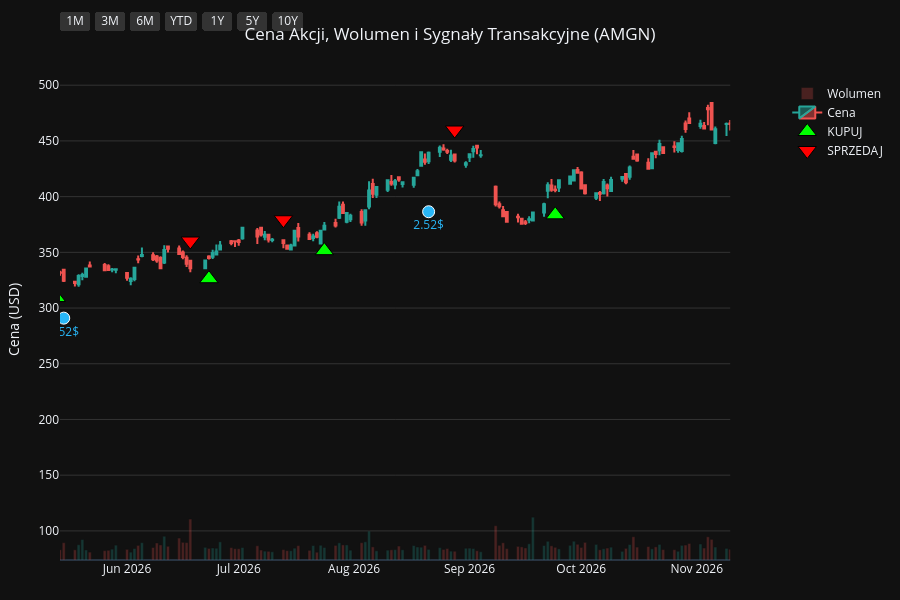
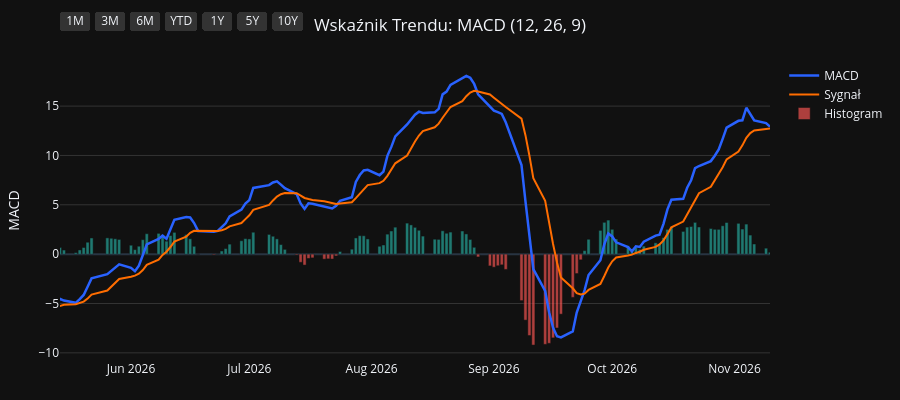
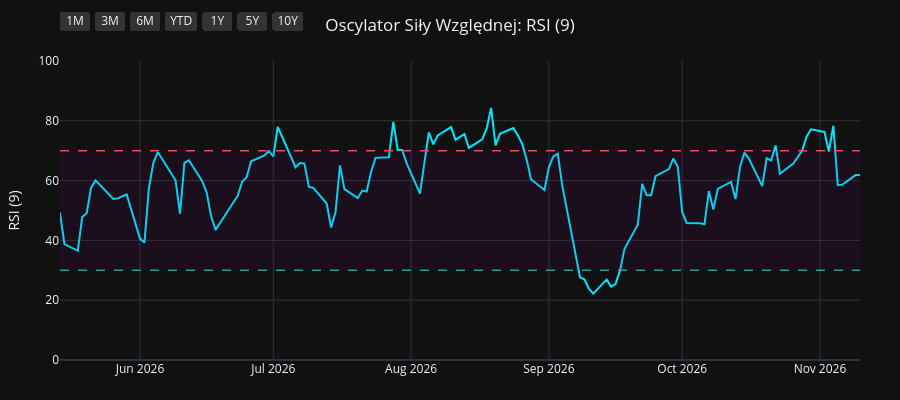
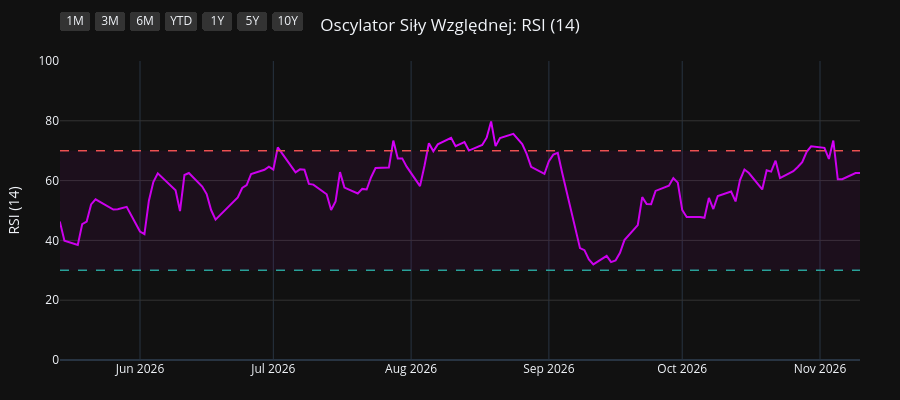

The notebook cell saved with these charts, in order:
### Code cell
import os
import yfinance as yf
import pandas as pd
import pandas_ta as ta
import plotly.graph_objects as go
from plotly.subplots import make_subplots

# 1. Pobranie i przygotowanie danych
symbol = os.environ.get("STOCK_TICKER", "").strip().upper()
if not symbol:
    raise RuntimeError("Set STOCK_TICKER before running price_extractor.ipynb")
df = yf.Ticker(symbol).history(period="10y")
df.index = df.index.tz_localize(None)

# Wskaźniki i sygnały
df.ta.macd(fast=12, slow=26, signal=9, append=True)
df.ta.rsi(length=9, append=True)
df.ta.rsi(length=14, append=True)
df.ta.rsi(length=21, append=True)
df.dropna(inplace=True)

macd = df['MACD_12_26_9']
signal = df['MACDs_12_26_9']
wczorajszy_macd = macd.shift(1)
wczorajszy_signal = signal.shift(1)

df['Decyzja'] = 'BRAK'
df.loc[(macd > signal) & (wczorajszy_macd <= wczorajszy_signal), 'Decyzja'] = 'KUPUJ'
df.loc[(macd < signal) & (wczorajszy_macd >= wczorajszy_signal), 'Decyzja'] = 'SPRZEDAJ'

df_kupuj = df[df['Decyzja'] == 'KUPUJ']
df_sprzedaj = df[df['Decyzja'] == 'SPRZEDAJ']
df_dywidendy = df[df['Dividends'] > 0]
df_splity = df[df['Stock Splits'] > 0]

# Wspólna konfiguracja osi X
konfiguracja_osi_x = dict(
    type="date",
    showspikes=True, spikemode="across", spikesnap="cursor", spikedash="dot", spikecolor="#ffffff", spikethickness=1, hoverformat="%Y-%m-%d",
    rangeselector=dict(
        buttons=list([
            dict(count=1, label="1M", step="month", stepmode="backward"),
            dict(count=3, label="3M", step="month", stepmode="backward"),
            dict(count=6, label="6M", step="month", stepmode="backward"),
            dict(count=1, label="YTD", step="year", stepmode="todate"),
            dict(count=1, label="1Y", step="year", stepmode="backward"),
            dict(count=5, label="5Y", step="year", stepmode="backward"),
            dict(step="all", label="10Y")
        ]),
        bgcolor="#333333", activecolor="#2962ff", x=0, y=1.1
    )
)

# ==========================================
# WYKRES 1: CENA + WOLUMEN + SYGNAŁY
# ==========================================
fig1 = make_subplots(specs=[[{"secondary_y": True}]])

kolory_wolumenu = ['#26a69a' if row['Close'] >= row['Open'] else '#ef5350' for index, row in df.iterrows()]
fig1.add_trace(go.Bar(x=df.index, y=df['Volume'], marker_color=kolory_wolumenu, opacity=0.25, name='Wolumen'), secondary_y=True)
fig1.add_trace(go.Candlestick(x=df.index, open=df['Open'], high=df['High'], low=df['Low'], close=df['Close'], name='Cena', increasing_line_color='#26a69a', decreasing_line_color='#ef5350'), secondary_y=False)
fig1.add_trace(go.Scatter(x=df_kupuj.index, y=df_kupuj['Low'] * 0.95, customdata=df_kupuj[['Low', 'High']], mode='markers', marker=dict(symbol='triangle-up', size=16, color='#00ff00', line=dict(width=1, color='black')), name='KUPUJ', hovertemplate='KUPUJ<br>Najniższa: %{customdata[0]:.2f}<br>Najwyższa: %{customdata[1]:.2f}<extra></extra>'), secondary_y=False)
fig1.add_trace(go.Scatter(x=df_sprzedaj.index, y=df_sprzedaj['High'] * 1.05, customdata=df_sprzedaj[['Low', 'High']], mode='markers', marker=dict(symbol='triangle-down', size=16, color='#ff0000', line=dict(width=1, color='black')), name='SPRZEDAJ', hovertemplate='SPRZEDAJ<br>Najniższa: %{customdata[0]:.2f}<br>Najwyższa: %{customdata[1]:.2f}<extra></extra>'), secondary_y=False)

if not df_dywidendy.empty:
    fig1.add_trace(go.Scatter(x=df_dywidendy.index, y=df_dywidendy['Low'] * 0.90, mode='markers+text', marker=dict(symbol='circle', size=12, color='#29b6f6', line=dict(width=1, color='white')), text=df_dywidendy['Dividends'].apply(lambda x: f"{x}$"), textposition="bottom center", name='Dywidenda', showlegend=False, hovertemplate='Dywidenda: %{text}<extra></extra>', textfont=dict(color="#29b6f6")), secondary_y=False)
if not df_splity.empty:
                    fig1.add_trace(go.Scatter(x=df_splity.index, y=df_splity['High'], mode='markers+text', marker=dict(symbol='star', size=16, color='#ffee58', line=dict(width=1, color='black')), text=df_splity['Stock Splits'].apply(lambda x: f"{x:g}:1" if x >= 1 else f"1:{1 / x:g}"), textposition="top center", name='Split', hovertemplate='%{text}<extra></extra>', textfont=dict(color="#ffee58")), secondary_y=False)

fig1.update_layout(title=dict(text=f"Cena Akcji, Wolumen i Sygnały Transakcyjne ({symbol})", x=0.5, xanchor='center'), dragmode='pan', xaxis_rangeslider_visible=False, template='plotly_dark', height=600, hovermode='x unified', margin=dict(l=60, r=40, t=60, b=40))
fig1.update_xaxes(**konfiguracja_osi_x)
fig1.update_xaxes(range=[df.index.max() - pd.Timedelta(days=180), df.index.max()])
fig1.update_yaxes(title_text="Cena (USD)", secondary_y=False, gridcolor='#333333')
fig1.update_yaxes(range=[0, df['Volume'].max() * 4], showgrid=False, showticklabels=False, secondary_y=True)
fig1.show(config={'scrollZoom': True})

# ==========================================
# WYKRES 2: WSKAŹNIK MACD
# ==========================================
fig2 = go.Figure()
fig2.add_trace(go.Scatter(x=df.index, y=df['MACD_12_26_9'], line=dict(color='#2962ff', width=2.5), name='MACD'))
fig2.add_trace(go.Scatter(x=df.index, y=df['MACDs_12_26_9'], line=dict(color='#ff6d00', width=2), name='Sygnał'))
kolory_macd = ['#26a69a' if val >= 0 else '#ef5350' for val in df['MACDh_12_26_9']]
fig2.add_trace(go.Bar(x=df.index, y=df['MACDh_12_26_9'], marker_color=kolory_macd, name='Histogram', opacity=0.7))
fig2.update_layout(title=dict(text="Wskaźnik Trendu: MACD (12, 26, 9)", x=0.5, xanchor='center'), dragmode='pan', xaxis_rangeslider_visible=False, template='plotly_dark', height=400, hovermode='x unified', margin=dict(l=60, r=40, t=60, b=40))
fig2.update_xaxes(**konfiguracja_osi_x)
fig2.update_xaxes(range=[df.index.max() - pd.Timedelta(days=180), df.index.max()])
fig2.update_yaxes(title_text="MACD", gridcolor='#333333')
fig2.show(config={'scrollZoom': True})

# ==========================================
# WYKRES 3: OSCYLATOR RSI (9)
# ==========================================
fig3 = go.Figure()
fig3.add_trace(go.Scatter(x=df.index, y=df['RSI_9'], line=dict(color='#00e5ff', width=2), name='RSI (9)'))
fig3.add_hline(y=70, line_dash="dash", line_color="#ef5350", line_width=1.5)
fig3.add_hline(y=30, line_dash="dash", line_color="#26a69a", line_width=1.5)
fig3.add_hrect(y0=30, y1=70, line_width=0, fillcolor="purple", opacity=0.1)
fig3.update_layout(title=dict(text="Oscylator Siły Względnej: RSI (9)", x=0.5, xanchor='center'), dragmode='pan', xaxis_rangeslider_visible=False, template='plotly_dark', height=400, hovermode='x unified', margin=dict(l=60, r=40, t=60, b=40))
fig3.update_xaxes(**konfiguracja_osi_x)
fig3.update_xaxes(range=[df.index.max() - pd.Timedelta(days=180), df.index.max()])
fig3.update_yaxes(title_text="RSI (9)", range=[0, 100], gridcolor='#333333')
fig3.show(config={'scrollZoom': True})

# ==========================================
# WYKRES 4: OSCYLATOR RSI (14)
# ==========================================
fig4 = go.Figure()
fig4.add_trace(go.Scatter(x=df.index, y=df['RSI_14'], line=dict(color='#d500f9', width=2), name='RSI (14)'))
fig4.add_hline(y=70, line_dash="dash", line_color="#ef5350", line_width=1.5)
fig4.add_hline(y=30, line_dash="dash", line_color="#26a69a", line_width=1.5)
fig4.add_hrect(y0=30, y1=70, line_width=0, fillcolor="purple", opacity=0.1)
fig4.update_layout(title=dict(text="Oscylator Siły Względnej: RSI (14)", x=0.5, xanchor='center'), dragmode='pan', xaxis_rangeslider_visible=False, template='plotly_dark', height=400, hovermode='x unified', margin=dict(l=60, r=40, t=60, b=40))
fig4.update_xaxes(**konfiguracja_osi_x)
fig4.update_xaxes(range=[df.index.max() - pd.Timedelta(days=180), df.index.max()])
fig4.update_yaxes(title_text="RSI (14)", range=[0, 100], gridcolor='#333333')
fig4.show(config={'scrollZoom': True})

# ==========================================
# WYKRES 5: OSCYLATOR RSI (21)
# ==========================================
fig5 = go.Figure()
fig5.add_trace(go.Scatter(x=df.index, y=df['RSI_21'], line=dict(color='#64dd17', width=2), name='RSI (21)'))
fig5.add_hline(y=70, line_dash="dash", line_color="#ef5350", line_width=1.5)
fig5.add_hline(y=30, line_dash="dash", line_color="#26a69a", line_width=1.5)
fig5.add_hrect(y0=30, y1=70, line_width=0, fillcolor="purple", opacity=0.1)
fig5.update_layout(title=dict(text="Oscylator Siły Względnej: RSI (21)", x=0.5, xanchor='center'), dragmode='pan', xaxis_rangeslider_visible=False, template='plotly_dark', height=400, hovermode='x unified', margin=dict(l=60, r=40, t=60, b=40))
fig5.update_xaxes(**konfiguracja_osi_x)
fig5.update_xaxes(range=[df.index.max() - pd.Timedelta(days=180), df.index.max()])
fig5.update_yaxes(title_text="RSI (21)", range=[0, 100], gridcolor='#333333')
fig5.show(config={'scrollZoom': True})

### Figure 1 — Plotly figure (JSON) as saved in the notebook; plotly's stock layout.template omitted (floating-point values rounded to 4 significant figures; data arrays with more than 128 entries replaced by an {"elided": "..."} marker saying what was removed)
{"data": [{"marker": {"color": {"elided": "2479 str values"}}, "name": "Wolumen", "opacity": 0.25, "type": "bar", "x": {"elided": "2479 str values"}, "xaxis": "x", "y": {"elided": "2479 int values"}, "yaxis": "y2"}, {"close": {"elided": "2479 float values"}, "decreasing": {"line": {"color": "#ef5350"}}, "high": {"elided": "2479 float values"}, "increasing": {"line": {"color": "#26a69a"}}, "low": {"elided": "2479 float values"}, "name": "Cena", "open": {"elided": "2479 float values"}, "type": "candlestick", "x": {"elided": "2479 str values"}, "xaxis": "x", "yaxis": "y"}, {"customdata": {"elided": "93x2 float values"}, "hovertemplate": "KUPUJ<br>Najniższa: %{customdata[0]:.2f}<br>Najwyższa: %{customdata[1]:.2f}<extra></extra>", "marker": {"color": "#00ff00", "line": {"color": "black", "width": 1}, "size": 16, "symbol": "triangle-up"}, "mode": "markers", "name": "KUPUJ", "type": "scatter", "x": ["2017-01-03T00:00:00", "2017-02-01T00:00:00", "2017-04-20T00:00:00", "2017-04-24T00:00:00", "2017-06-02T00:00:00", "2017-07-14T00:00:00", "2017-08-28T00:00:00", "2017-11-21T00:00:00", "2018-01-03T00:00:00", "2018-02-20T00:00:00", "2018-04-11T00:00:00", "2018-05-11T00:00:00", "2018-07-06T00:00:00", "2018-08-02T00:00:00", "2018-08-22T00:00:00", "2018-08-29T00:00:00", "2018-09-13T00:00:00", "2018-11-07T00:00:00", "2018-12-31T00:00:00", "2019-02-19T00:00:00", "2019-03-14T00:00:00", "2019-03-29T00:00:00", "2019-05-21T00:00:00", "2019-07-31T00:00:00", "2019-10-09T00:00:00", "2019-12-17T00:00:00", "2020-02-07T00:00:00", "2020-03-18T00:00:00", "2020-03-24T00:00:00", "2020-06-18T00:00:00", "2020-08-25T00:00:00", "2020-09-30T00:00:00", "2020-11-04T00:00:00", "2020-12-03T00:00:00", "2020-12-31T00:00:00", "2021-03-10T00:00:00", "2021-04-16T00:00:00", "2021-05-10T00:00:00", "2021-06-10T00:00:00", "2021-08-31T00:00:00", "2021-09-17T00:00:00", "2021-09-23T00:00:00", "2021-09-29T00:00:00", "2021-10-19T00:00:00", "2021-12-06T00:00:00", "2022-01-11T00:00:00", "2022-02-08T00:00:00", "2022-03-02T00:00:00", "2022-05-13T00:00:00", "2022-06-24T00:00:00", "2022-07-25T00:00:00", "2022-08-10T00:00:00", "2022-09-09T00:00:00", "2022-09-29T00:00:00", "2023-01-06T00:00:00", "2023-02-17T00:00:00", "2023-03-13T00:00:00", "2023-06-05T00:00:00", "2023-07-03T00:00:00", "2023-07-11T00:00:00", "2023-08-04T00:00:00", "2023-09-20T00:00:00", "2023-10-11T00:00:00", "2023-11-15T00:00:00", "2023-11-30T00:00:00", "2024-02-01T00:00:00", "2024-03-13T00:00:00", "2024-03-19T00:00:00", "2024-04-22T00:00:00", "2024-06-24T00:00:00", "2024-07-10T00:00:00", "2024-08-21T00:00:00", "2024-08-23T00:00:00", "2024-09-13T00:00:00", "2024-10-11T00:00:00", "2024-10-31T00:00:00", "2024-12-11T00:00:00", "2024-12-24T00:00:00", "2025-04-29T00:00:00", "2025-05-16T00:00:00", "2025-07-02T00:00:00", "2025-08-20T00:00:00", "2025-09-19T00:00:00", "2025-09-30T00:00:00", "2025-11-05T00:00:00", "2025-12-26T00:00:00", "2026-01-07T00:00:00", "2026-01-21T00:00:00", "2026-04-09T00:00:00", "2026-05-13T00:00:00", "2026-06-23T00:00:00", "2026-07-24T00:00:00", "2026-09-24T00:00:00"], "xaxis": "x", "y": [104.4, 111.5, 115.1, 115.7, 113.0, 125.6, 123.4, 123.2, 128.2, 133.9, 126.2, 125.0, 139.3, 142.8, 146.1, 146.9, 148.7, 143.2, 143.9, 141.4, 140.7, 142.7, 128.7, 135.8, 150.7, 186.7, 176.2, 153.3, 148.1, 177.1, 190.2, 196.0, 177.8, 179.4, 179.7, 183.5, 204.1, 202.0, 193.0, 181.6, 175.5, 172.6, 172.3, 165.1, 168.9, 187.0, 190.4, 185.8, 199.5, 202.5, 205.5, 207.2, 205.8, 190.7, 227.6, 199.4, 196.7, 188.2, 189.4, 191.5, 204.1, 229.2, 238.1, 234.5, 234.0, 274.5, 242.7, 237.7, 238.0, 273.5, 279.5, 293.3, 291.0, 292.6, 286.3, 282.3, 244.0, 235.6, 253.6, 245.5, 265.4, 271.2, 256.4, 253.3, 279.3, 308.0, 309.2, 306.6, 324.7, 309.4, 326.3, 351.5, 383.7], "yaxis": "y"}, {"customdata": {"elided": "92x2 float values"}, "hovertemplate": "SPRZEDAJ<br>Najniższa: %{customdata[0]:.2f}<br>Najwyższa: %{customdata[1]:.2f}<extra></extra>", "marker": {"color": "#ff0000", "line": {"color": "black", "width": 1}, "size": 16, "symbol": "triangle-down"}, "mode": "markers", "name": "SPRZEDAJ", "type": "scatter", "x": ["2017-01-19T00:00:00", "2017-03-07T00:00:00", "2017-04-21T00:00:00", "2017-05-11T00:00:00", "2017-07-07T00:00:00", "2017-07-26T00:00:00", "2017-09-25T00:00:00", "2017-12-28T00:00:00", "2018-01-31T00:00:00", "2018-03-19T00:00:00", "2018-05-03T00:00:00", "2018-06-18T00:00:00", "2018-07-19T00:00:00", "2018-08-09T00:00:00", "2018-08-23T00:00:00", "2018-09-04T00:00:00", "2018-10-04T00:00:00", "2018-12-10T00:00:00", "2019-01-28T00:00:00", "2019-03-07T00:00:00", "2019-03-27T00:00:00", "2019-04-15T00:00:00", "2019-07-08T00:00:00", "2019-09-03T00:00:00", "2019-12-05T00:00:00", "2019-12-19T00:00:00", "2020-02-24T00:00:00", "2020-03-20T00:00:00", "2020-05-04T00:00:00", "2020-07-23T00:00:00", "2020-09-09T00:00:00", "2020-10-09T00:00:00", "2020-11-20T00:00:00", "2020-12-22T00:00:00", "2021-01-29T00:00:00", "2021-04-08T00:00:00", "2021-04-26T00:00:00", "2021-05-24T00:00:00", "2021-07-26T00:00:00", "2021-09-09T00:00:00", "2021-09-22T00:00:00", "2021-09-28T00:00:00", "2021-10-08T00:00:00", "2021-11-16T00:00:00", "2022-01-06T00:00:00", "2022-01-19T00:00:00", "2022-02-14T00:00:00", "2022-04-22T00:00:00", "2022-06-06T00:00:00", "2022-07-21T00:00:00", "2022-08-01T00:00:00", "2022-08-23T00:00:00", "2022-09-12T00:00:00", "2022-11-18T00:00:00", "2023-01-19T00:00:00", "2023-03-09T00:00:00", "2023-04-19T00:00:00", "2023-06-30T00:00:00", "2023-07-07T00:00:00", "2023-08-02T00:00:00", "2023-08-23T00:00:00", "2023-10-02T00:00:00", "2023-10-23T00:00:00", "2023-11-20T00:00:00", "2024-01-18T00:00:00", "2024-02-06T00:00:00", "2024-03-14T00:00:00", "2024-04-05T00:00:00", "2024-05-23T00:00:00", "2024-07-02T00:00:00", "2024-07-29T00:00:00", "2024-08-22T00:00:00", "2024-09-05T00:00:00", "2024-09-25T00:00:00", "2024-10-21T00:00:00", "2024-11-12T00:00:00", "2024-12-16T00:00:00", "2025-03-13T00:00:00", "2025-05-06T00:00:00", "2025-06-23T00:00:00", "2025-07-30T00:00:00", "2025-08-27T00:00:00", "2025-09-26T00:00:00", "2025-10-24T00:00:00", "2025-12-01T00:00:00", "2025-12-30T00:00:00", "2026-01-09T00:00:00", "2026-03-03T00:00:00", "2026-04-27T00:00:00", "2026-06-18T00:00:00", "2026-07-13T00:00:00", "2026-08-28T00:00:00"], "xaxis": "x", "y": [122.1, 141.1, 128.5, 126.8, 136.9, 142.3, 150.6, 142.7, 155.1, 152.7, 138.4, 151.1, 157.9, 160.8, 163.0, 164.7, 170.8, 161.7, 161.9, 153.2, 157.8, 161.6, 156.1, 176.7, 200.0, 208.1, 193.0, 174.0, 200.7, 225.5, 216.1, 209.2, 197.9, 199.1, 216.7, 220.9, 227.4, 226.1, 221.5, 198.3, 194.6, 193.0, 188.9, 189.4, 205.4, 212.4, 207.4, 233.9, 229.3, 227.4, 228.6, 229.0, 224.4, 269.9, 246.4, 216.8, 232.7, 212.4, 211.5, 221.8, 249.4, 257.7, 268.8, 258.0, 295.6, 316.3, 270.3, 266.2, 306.3, 306.7, 328.7, 325.7, 328.1, 325.7, 318.1, 317.6, 271.7, 318.2, 278.9, 294.6, 309.7, 296.5, 281.5, 300.3, 353.9, 339.3, 341.7, 395.5, 360.6, 360.1, 379.2, 459.8], "yaxis": "y"}, {"hovertemplate": "Dywidenda: %{text}<extra></extra>", "marker": {"color": "#29b6f6", "line": {"color": "white", "width": 1}, "size": 12, "symbol": "circle"}, "mode": "markers+text", "name": "Dywidenda", "showlegend": false, "text": ["1.15$", "1.15$", "1.15$", "1.15$", "1.32$", "1.32$", "1.32$", "1.32$", "1.45$", "1.45$", "1.45$", "1.45$", "1.6$", "1.6$", "1.6$", "1.6$", "1.76$", "1.76$", "1.76$", "1.76$", "1.94$", "1.94$", "1.94$", "1.94$", "2.13$", "2.13$", "2.13$", "2.13$", "2.25$", "2.25$", "2.25$", "2.25$", "2.38$", "2.38$", "2.38$", "2.38$", "2.52$", "2.52$", "2.52$"], "textfont": {"color": "#29b6f6"}, "textposition": "bottom center", "type": "scatter", "x": ["2017-02-13T00:00:00", "2017-05-15T00:00:00", "2017-08-15T00:00:00", "2017-11-16T00:00:00", "2018-02-14T00:00:00", "2018-05-16T00:00:00", "2018-08-16T00:00:00", "2018-11-15T00:00:00", "2019-02-14T00:00:00", "2019-05-16T00:00:00", "2019-08-14T00:00:00", "2019-11-14T00:00:00", "2020-02-13T00:00:00", "2020-05-15T00:00:00", "2020-08-14T00:00:00", "2020-11-13T00:00:00", "2021-02-11T00:00:00", "2021-05-14T00:00:00", "2021-08-16T00:00:00", "2021-11-15T00:00:00", "2022-02-14T00:00:00", "2022-05-16T00:00:00", "2022-08-17T00:00:00", "2022-11-16T00:00:00", "2023-02-14T00:00:00", "2023-05-17T00:00:00", "2023-08-17T00:00:00", "2023-11-16T00:00:00", "2024-02-15T00:00:00", "2024-05-16T00:00:00", "2024-08-16T00:00:00", "2024-11-18T00:00:00", "2025-02-14T00:00:00", "2025-05-16T00:00:00", "2025-08-22T00:00:00", "2025-11-21T00:00:00", "2026-02-13T00:00:00", "2026-05-15T00:00:00", "2026-08-21T00:00:00"], "xaxis": "x", "y": [112.9, 108.2, 116.6, 116.7, 121.2, 119.8, 136.2, 133.1, 133.2, 122.5, 144.7, 156.6, 164.5, 173.9, 178.6, 177.1, 177.6, 192.0, 175.6, 160.9, 173.0, 190.5, 198.8, 226.4, 193.3, 179.9, 216.6, 222.1, 238.6, 261.5, 271.6, 236.2, 250.1, 232.6, 256.9, 295.2, 321.2, 290.9, 386.4], "yaxis": "y"}], "layout": {"dragmode": "pan", "height": 600, "hovermode": "x unified", "margin": {"b": 40, "l": 60, "r": 40, "t": 60}, "title": {"text": "Cena Akcji, Wolumen i Sygnały Transakcyjne (AMGN)", "x": 0.5, "xanchor": "center"}, "xaxis": {"anchor": "y", "domain": [0.0, 0.94], "hoverformat": "%Y-%m-%d", "range": ["2026-05-14T00:00:00", "2026-11-10T00:00:00"], "rangeselector": {"activecolor": "#2962ff", "bgcolor": "#333333", "buttons": [{"count": 1, "label": "1M", "step": "month", "stepmode": "backward"}, {"count": 3, "label": "3M", "step": "month", "stepmode": "backward"}, {"count": 6, "label": "6M", "step": "month", "stepmode": "backward"}, {"count": 1, "label": "YTD", "step": "year", "stepmode": "todate"}, {"count": 1, "label": "1Y", "step": "year", "stepmode": "backward"}, {"count": 5, "label": "5Y", "step": "year", "stepmode": "backward"}, {"label": "10Y", "step": "all"}], "x": 0, "y": 1.1}, "rangeslider": {"visible": false}, "showspikes": true, "spikecolor": "#ffffff", "spikedash": "dot", "spikemode": "across", "spikesnap": "cursor", "spikethickness": 1, "type": "date"}, "yaxis": {"anchor": "x", "domain": [0.0, 1.0], "gridcolor": "#333333", "title": {"text": "Cena (USD)"}}, "yaxis2": {"anchor": "x", "overlaying": "y", "range": [0, 95747200], "showgrid": false, "showticklabels": false, "side": "right"}}}

### Figure 2 — Plotly figure (JSON) as saved in the notebook; plotly's stock layout.template omitted (floating-point values rounded to 4 significant figures; data arrays with more than 128 entries replaced by an {"elided": "..."} marker saying what was removed)
{"data": [{"line": {"color": "#2962ff", "width": 2.5}, "name": "MACD", "type": "scatter", "x": {"elided": "2479 str values"}, "y": {"elided": "2479 float values"}}, {"line": {"color": "#ff6d00", "width": 2}, "name": "Sygnał", "type": "scatter", "x": {"elided": "2479 str values"}, "y": {"elided": "2479 float values"}}, {"marker": {"color": {"elided": "2479 str values"}}, "name": "Histogram", "opacity": 0.7, "type": "bar", "x": {"elided": "2479 str values"}, "y": {"elided": "2479 float values"}}], "layout": {"dragmode": "pan", "height": 400, "hovermode": "x unified", "margin": {"b": 40, "l": 60, "r": 40, "t": 60}, "title": {"text": "Wskaźnik Trendu: MACD (12, 26, 9)", "x": 0.5, "xanchor": "center"}, "xaxis": {"hoverformat": "%Y-%m-%d", "range": ["2026-05-14T00:00:00", "2026-11-10T00:00:00"], "rangeselector": {"activecolor": "#2962ff", "bgcolor": "#333333", "buttons": [{"count": 1, "label": "1M", "step": "month", "stepmode": "backward"}, {"count": 3, "label": "3M", "step": "month", "stepmode": "backward"}, {"count": 6, "label": "6M", "step": "month", "stepmode": "backward"}, {"count": 1, "label": "YTD", "step": "year", "stepmode": "todate"}, {"count": 1, "label": "1Y", "step": "year", "stepmode": "backward"}, {"count": 5, "label": "5Y", "step": "year", "stepmode": "backward"}, {"label": "10Y", "step": "all"}], "x": 0, "y": 1.1}, "rangeslider": {"visible": false}, "showspikes": true, "spikecolor": "#ffffff", "spikedash": "dot", "spikemode": "across", "spikesnap": "cursor", "spikethickness": 1, "type": "date"}, "yaxis": {"gridcolor": "#333333", "title": {"text": "MACD"}}}}

### Figure 3 — Plotly figure (JSON) as saved in the notebook; plotly's stock layout.template omitted (floating-point values rounded to 4 significant figures; data arrays with more than 128 entries replaced by an {"elided": "..."} marker saying what was removed)
{"data": [{"line": {"color": "#00e5ff", "width": 2}, "name": "RSI (9)", "type": "scatter", "x": {"elided": "2479 str values"}, "y": {"elided": "2479 float values"}}], "layout": {"dragmode": "pan", "height": 400, "hovermode": "x unified", "margin": {"b": 40, "l": 60, "r": 40, "t": 60}, "shapes": [{"line": {"color": "#ef5350", "dash": "dash", "width": 1.5}, "type": "line", "x0": 0, "x1": 1, "xref": "x domain", "y0": 70, "y1": 70, "yref": "y"}, {"line": {"color": "#26a69a", "dash": "dash", "width": 1.5}, "type": "line", "x0": 0, "x1": 1, "xref": "x domain", "y0": 30, "y1": 30, "yref": "y"}, {"fillcolor": "purple", "line": {"width": 0}, "opacity": 0.1, "type": "rect", "x0": 0, "x1": 1, "xref": "x domain", "y0": 30, "y1": 70, "yref": "y"}], "title": {"text": "Oscylator Siły Względnej: RSI (9)", "x": 0.5, "xanchor": "center"}, "xaxis": {"hoverformat": "%Y-%m-%d", "range": ["2026-05-14T00:00:00", "2026-11-10T00:00:00"], "rangeselector": {"activecolor": "#2962ff", "bgcolor": "#333333", "buttons": [{"count": 1, "label": "1M", "step": "month", "stepmode": "backward"}, {"count": 3, "label": "3M", "step": "month", "stepmode": "backward"}, {"count": 6, "label": "6M", "step": "month", "stepmode": "backward"}, {"count": 1, "label": "YTD", "step": "year", "stepmode": "todate"}, {"count": 1, "label": "1Y", "step": "year", "stepmode": "backward"}, {"count": 5, "label": "5Y", "step": "year", "stepmode": "backward"}, {"label": "10Y", "step": "all"}], "x": 0, "y": 1.1}, "rangeslider": {"visible": false}, "showspikes": true, "spikecolor": "#ffffff", "spikedash": "dot", "spikemode": "across", "spikesnap": "cursor", "spikethickness": 1, "type": "date"}, "yaxis": {"gridcolor": "#333333", "range": [0, 100], "title": {"text": "RSI (9)"}}}}

### Figure 4 — Plotly figure (JSON) as saved in the notebook; plotly's stock layout.template omitted (floating-point values rounded to 4 significant figures; data arrays with more than 128 entries replaced by an {"elided": "..."} marker saying what was removed)
{"data": [{"line": {"color": "#d500f9", "width": 2}, "name": "RSI (14)", "type": "scatter", "x": {"elided": "2479 str values"}, "y": {"elided": "2479 float values"}}], "layout": {"dragmode": "pan", "height": 400, "hovermode": "x unified", "margin": {"b": 40, "l": 60, "r": 40, "t": 60}, "shapes": [{"line": {"color": "#ef5350", "dash": "dash", "width": 1.5}, "type": "line", "x0": 0, "x1": 1, "xref": "x domain", "y0": 70, "y1": 70, "yref": "y"}, {"line": {"color": "#26a69a", "dash": "dash", "width": 1.5}, "type": "line", "x0": 0, "x1": 1, "xref": "x domain", "y0": 30, "y1": 30, "yref": "y"}, {"fillcolor": "purple", "line": {"width": 0}, "opacity": 0.1, "type": "rect", "x0": 0, "x1": 1, "xref": "x domain", "y0": 30, "y1": 70, "yref": "y"}], "title": {"text": "Oscylator Siły Względnej: RSI (14)", "x": 0.5, "xanchor": "center"}, "xaxis": {"hoverformat": "%Y-%m-%d", "range": ["2026-05-14T00:00:00", "2026-11-10T00:00:00"], "rangeselector": {"activecolor": "#2962ff", "bgcolor": "#333333", "buttons": [{"count": 1, "label": "1M", "step": "month", "stepmode": "backward"}, {"count": 3, "label": "3M", "step": "month", "stepmode": "backward"}, {"count": 6, "label": "6M", "step": "month", "stepmode": "backward"}, {"count": 1, "label": "YTD", "step": "year", "stepmode": "todate"}, {"count": 1, "label": "1Y", "step": "year", "stepmode": "backward"}, {"count": 5, "label": "5Y", "step": "year", "stepmode": "backward"}, {"label": "10Y", "step": "all"}], "x": 0, "y": 1.1}, "rangeslider": {"visible": false}, "showspikes": true, "spikecolor": "#ffffff", "spikedash": "dot", "spikemode": "across", "spikesnap": "cursor", "spikethickness": 1, "type": "date"}, "yaxis": {"gridcolor": "#333333", "range": [0, 100], "title": {"text": "RSI (14)"}}}}
